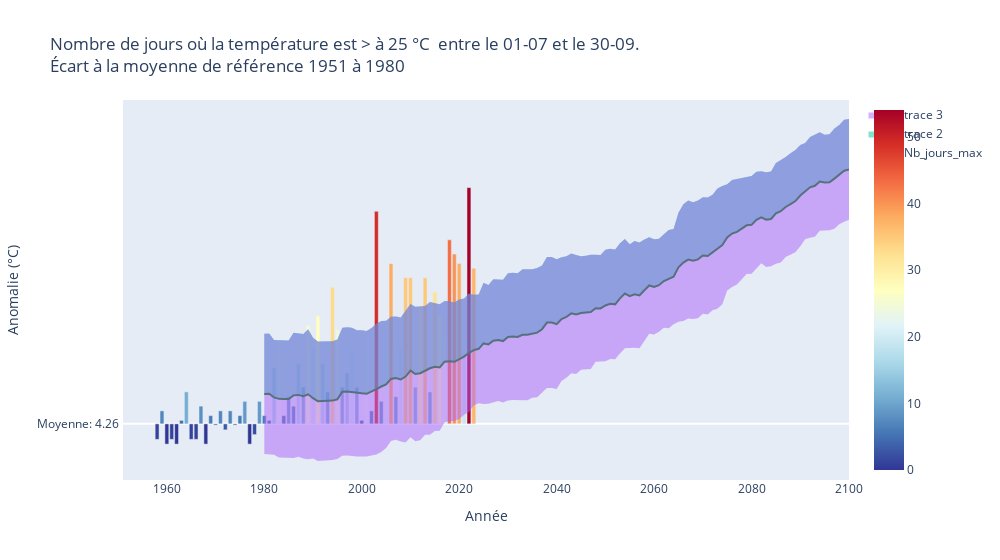

Source (notebook cell):
### Code cell
fig.show()

### Figure 1 — Plotly figure (JSON) as saved in the notebook; plotly's stock layout.template omitted (floating-point values rounded to 4 significant figures; data arrays with more than 128 entries replaced by an {"elided": "..."} marker saying what was removed)
{"data": [{"hovertemplate": "Année: %{x}<br>Anomalie: %{y:.1f}°", "marker": {"color": [0, 1, 0, 5, 11, 1, 1, 8, 0, 6, 4, 7, 3, 7, 4, 6, 9, 0, 2, 9, 6, 5, 16, 22, 6, 10, 8, 17, 12, 25, 20, 27, 17, 11, 33, 24, 12, 15, 20, 12, 5, 22, 7, 49, 9, 21, 38, 10, 20, 35, 35, 12, 29, 35, 11, 32, 27, 22, 43, 40, 1, 7, 38, 19, 54, 37], "coloraxis": "coloraxis"}, "name": "Nb_jours_max", "type": "bar", "x": [1960, 1961, 1962, 1963, 1964, 1965, 1966, 1967, 1968, 1969, 1970, 1971, 1972, 1973, 1974, 1975, 1976, 1977, 1978, 1979, 1980, 1981, 1982, 1983, 1984, 1985, 1986, 1987, 1988, 1989, 1990, 1991, 1992, 1993, 1994, 1995, 1996, 1997, 1998, 1999, 2000, 2001, 2002, 2003, 2004, 2005, 2006, 2007, 2008, 2009, 2010, 2011, 2012, 2013, 2014, 2015, 2016, 2017, 2018, 2019, 1958, 1959, 2020, 2021, 2022, 2023], "y": [-4.261, -3.261, -4.261, 0.7391, 6.739, -3.261, -3.261, 3.739, -4.261, 1.739, -0.2609, 2.739, -1.261, 2.739, -0.2609, 1.739, 4.739, -4.261, -2.261, 4.739, 1.739, 0.7391, 11.74, 17.74, 1.739, 5.739, 3.739, 12.74, 7.739, 20.74, 15.74, 22.74, 12.74, 6.739, 28.74, 19.74, 7.739, 10.74, 15.74, 7.739, 0.7391, 17.74, 2.739, 44.74, 4.739, 16.74, 33.74, 5.739, 15.74, 30.74, 30.74, 7.739, 24.74, 30.74, 6.739, 27.74, 22.74, 17.74, 38.74, 35.74, -3.261, 2.739, 33.74, 14.74, 49.74, 32.74]}, {"hovertemplate": "Année: %{x}<br>Anomalie: %{y:.1f}°", "legendgroup": "", "line": {"color": "green", "dash": "solid"}, "marker": {"symbol": "circle"}, "mode": "lines", "name": "", "orientation": "v", "showlegend": false, "type": "scatter", "x": {"elided": "150 int values"}, "xaxis": "x", "y": {"elided": "150 float values"}, "yaxis": "y"}, {"fill": "tonexty", "hovertemplate": "Année: %{x}<br>Anomalie: %{y:.1f}°", "line": {"width": 0}, "mode": "lines", "type": "scatter", "x": {"elided": "150 int values"}, "y": {"elided": "150 float values"}}, {"fill": "tonexty", "hovertemplate": "Année: %{x}<br>Anomalie: %{y:.1f}°", "line": {"width": 0}, "mode": "lines", "type": "scatter", "x": {"elided": "150 int values"}, "y": {"elided": "150 float values"}}], "layout": {"coloraxis": {"colorscale": [[0, "rgb(49,54,149)"], [0.1, "rgb(69,117,180)"], [0.2, "rgb(116,173,209)"], [0.3, "rgb(171,217,233)"], [0.4, "rgb(224,243,248)"], [0.5, "rgb(255,255,191)"], [0.6, "rgb(254,224,144)"], [0.7, "rgb(253,174,97)"], [0.8, "rgb(244,109,67)"], [0.9, "rgb(215,48,39)"], [1, "rgb(165,0,38)"]]}, "title": {"text": "Nombre de jours où la température est > à 25 °C  entre le 01-07 et le 30-09.<br>Écart à la moyenne de référence 1951 à 1980"}, "width": 1000, "xaxis": {"title": {"text": "Année"}}, "yaxis": {"ticktext": ["Moyenne: 4.26 "], "tickvals": [0], "title": {"text": "Anomalie (°C)"}}}}
